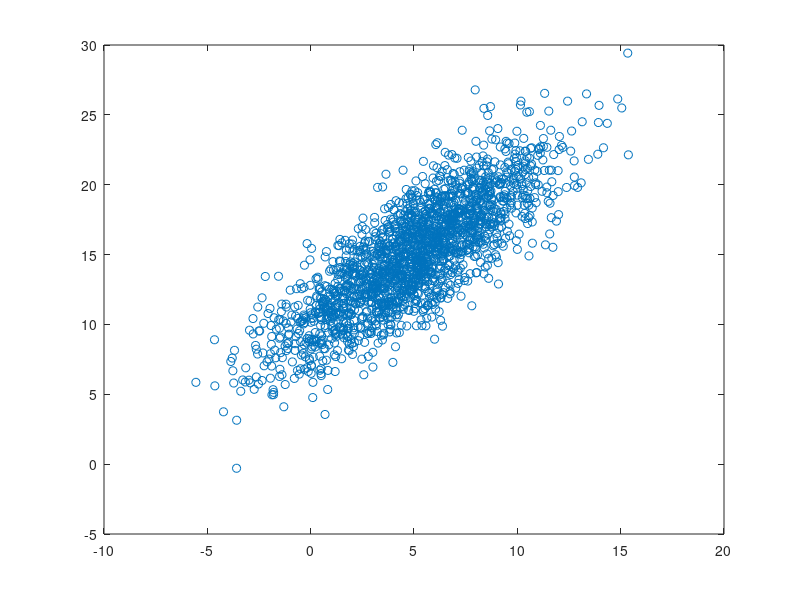

Here is the MATLAB script that generated this plot: (Note: this script raises an error after producing the figure.)
x1=3.2*randn(2000,1)+5;
x2 = x1+ 2.2*randn(2000,1)+10;
x=[x1 x2];
plot(x1,x2,'o');
hold on; biplot(x,0.9997,'r')
lb=mean(x)-3*std(x)
ub=mean(x)+3*std(x);
box=[lb; [lb(1),ub(2)]; ub; [ub(1) lb(2)]; lb];
plot(box(:,1),box(:,2),'m')
r=corrcoef(x)
legend(sprintf('r^2=%s',r(2,2)),'99.97% CL ellipse','6-sigma box (99.97% CL')% Script to compare 6-sigma boxes with 99.97% CL ellipsoids

%set one
fi;
x1=3.2*randn(2000,1)+5;
xx=randn(2000,1);
x2 = x1+ 2.2*xx+10;
x=[x1 x2];
plot(x1,x2,'o');
hold on; 
lb=mean(x)-3*std(x);
ub=mean(x)+3*std(x);
box=[lb; [lb(1),ub(2)]; ub; [ub(1) lb(2)]; lb];
plot(box(:,1),box(:,2),'m')
biplot(x,0.9997,'r')
r=corrcoef(x);
legend(sprintf('R^2=%g',r(1,2)),'99.97% CL ellipse','6-sigma box (99.97% CL')

%set 2
figure
x2 = x1+ 4.2*xx+10;
x=[x1 x2];
plot(x1,x2,'o');
hold on; 
lb=mean(x)-3*std(x);
ub=mean(x)+3*std(x);
box=[lb; [lb(1),ub(2)]; ub; [ub(1) lb(2)]; lb];
plot(box(:,1),box(:,2),'m')
biplot(x,0.9997,'r')
r=corrcoef(x);
legend(sprintf('R^2=%g',r(1,2)),'99.97% CL ellipse','6-sigma box (99.97% CL')

%set 3
figure
x2 = x1+ 1.2*xx+10;
x=[x1 x2];
plot(x1,x2,'o');
hold on; 
lb=mean(x)-3*std(x);
ub=mean(x)+3*std(x);
box=[lb; [lb(1),ub(2)]; ub; [ub(1) lb(2)]; lb];
plot(box(:,1),box(:,2),'m')
biplot(x,0.9997,'r')
r=corrcoef(x);
legend(sprintf('R^2=%g',r(1,2)),'99.97% CL ellipse','6-sigma box (99.97% CL')

%set 4
figure
x2 = xx+10 + .1*x1;
x=[x1 x2];
plot(x1,x2,'o');
hold on; 
lb=mean(x)-3*std(x);
ub=mean(x)+3*std(x);
box=[lb; [lb(1),ub(2)]; ub; [ub(1) lb(2)]; lb];
plot(box(:,1),box(:,2),'m')
biplot(x,0.9997,'r')
r=corrcoef(x);
legend(sprintf('R^2=%g',r(1,2)),'99.97% CL ellipse','6-sigma box (99.97% CL')
